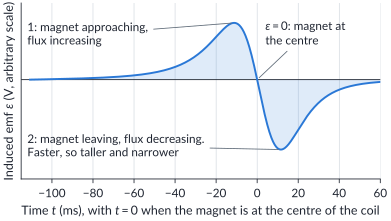

The Python source for this figure:
"""ch3_falling.pdf: emf-time graph for a small magnet dropped from rest through a horizontal coil.
Model: flux through the coil from a small magnet (dipole) on the coil's axis,
Phi(z) = Phi_max / (1 + (z/a)^2)^1.5, z = height of magnet above the coil centre.
Magnet released from rest at height h above the coil; free fall (the small braking force is ignored).
emf = -N dPhi/dt, shown in arbitrary units (only the shape matters).
Run: python3 -I src/mod6/figures/ch3_falling.py
"""
import sys, pathlib
sys.dont_write_bytecode = True
HERE = pathlib.Path(__file__).resolve().parent
sys.path.insert(0, str(HERE.parents[1] / "common"))
import hscplot
import numpy as np

g, a, h = 9.8, 0.025, 0.060          # m s^-2, coil radius (m), release height above coil centre (m)
t = np.linspace(0.0, 0.25, 5001)
z = h - 0.5 * g * t**2               # height above the coil centre (negative = below)
phi = 1.0 / (1.0 + (z / a)**2)**1.5
emf = -np.gradient(phi, t)
emf /= np.max(np.abs(emf[z > 0]))    # first pulse peak = -1 or +1
# choose the sign so the first pulse is positive (the sign depends on the meter connections)
if emf[np.argmax(np.abs(emf * (z > 0)))] < 0:
    emf = -emf

first = (z > 0); second = (z < 0)
A1 = np.trapezoid(emf[first], t[first]); A2 = np.trapezoid(emf[second], t[second])
i1 = np.argmax(np.abs(emf * first)); i2 = np.argmax(np.abs(emf * second))
t0 = np.sqrt(2 * h / g)
print(f"magnet reaches coil centre at t = {t0:.4f} s, speed {g*t0:.3f} m/s")
print(f"pulse 1 peak {emf[i1]:+.3f} at t={t[i1]:.4f} s; pulse 2 peak {emf[i2]:+.3f} at t={t[i2]:.4f} s; ratio {abs(emf[i2]/emf[i1]):.3f}")
print(f"areas: {A1:+.5f}, {A2:+.5f} (equal size, opposite sign)")

win = (t >= 0) & (t < t0 + 0.060)
fig, ax = hscplot.figure(width_mm=118, height_mm=58)
tm = (t - t0) * 1000                  # ms, zero when the magnet is at the coil centre
ax.axhline(0, color=hscplot.INK, lw=0.6)
ax.plot(tm[win], emf[win], lw=1.4, **hscplot.series(0))
ax.fill_between(tm[win], emf[win], 0, color=hscplot.SERIES[0], alpha=0.15, lw=0)
ax.set_xlim(-115, 60)
ax.set_ylim(-1.75, 1.35)
ax.set_yticks([])
ax.set_xlabel("Time $t$ (ms), with $t = 0$ when the magnet is at the centre of the coil")
ax.set_ylabel("Induced emf $\\varepsilon$ (V, arbitrary scale)")
ax.annotate("1: magnet approaching,\nflux increasing", xy=(tm[i1], emf[i1]), xytext=(-112, 0.62),
            fontsize=8.5, color=hscplot.INK, arrowprops=dict(arrowstyle="-", color=hscplot.MUTED, lw=0.6))
ax.annotate("$\\varepsilon = 0$: magnet at\nthe centre", xy=(0, 0), xytext=(4, 0.62),
            fontsize=8.5, color=hscplot.INK, arrowprops=dict(arrowstyle="-", color=hscplot.MUTED, lw=0.6))
ax.annotate("2: magnet leaving, flux decreasing.\nFaster, so taller and narrower", xy=(tm[i2], emf[i2]),
            xytext=(-112, -1.35), fontsize=8.5, color=hscplot.INK,
            arrowprops=dict(arrowstyle="-", color=hscplot.MUTED, lw=0.6))
hscplot.save(fig, __file__)
